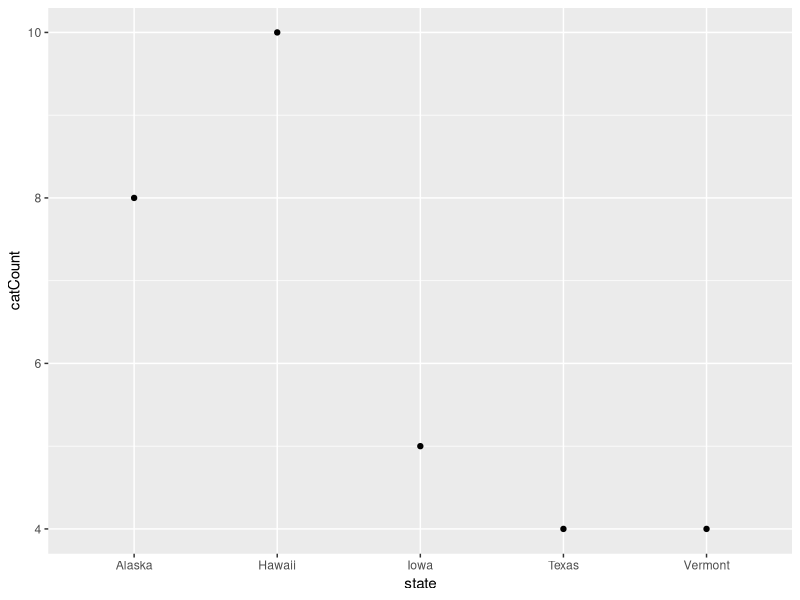

The R source for this figure: (Note: this script raises an error after producing the figure.)
# Contributor: Jessica Nelson
# Date: 9/14/2021

#Coding with Style 
#Fix this script, using good coding convention. 
#This is a made-up dataset, so you can create any story and associated meaningful variable and filenames to go with it. 
#Put this script into the format for the Outline feature in RStudio
# 1. Create dataset ----
birds <-data.frame(state=c('Iowa','Vermont','Hawaii','Texas','Alaska'),
                bird=c('american goldfinch','hermit thrush','nene','northern mockingbird','willow ptarmigan'),
                snow=c(1,1,0,0,1),
                catCount=sample(3:10, 5, replace=T))

# 2. Explore dataset ----
library(ggplot2)

ggplot(birds,aes(state,catCount))+
  geom_point()

# 3. Create new column for maximum ----
birds$max = 10

# 4. Analyze dataset ----
library(lme4)

bird_mod<-glm(snow ~ catCount, family=binomial, data=birds)
summary(bird_mod)

# 5. Create a csv file for the dataset
write.csv(birds, "data/tidy/bird_count.csv")
